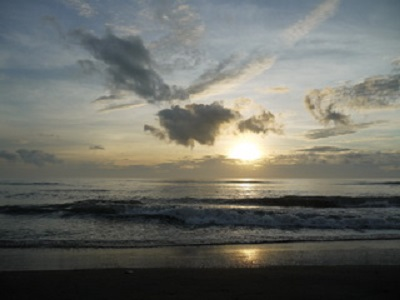
#> input picture media/img01.jpg, 400 x 300 px, found by its file name
$ python image2.py   (older library calls are emulated)
#> lines starting #> are read from the running program, lines starting #| are printed output that depends on the picture
# -*- coding: utf-8 -*-
"""
Created on Tue Mar  2 13:33:08 2021

@author: 安ㄢ
"""

from PIL import Image
img = Image.open("media\\img01.jpg")
#> img is the input picture: PIL image 400x300 RGB; mean R, G, B 106.6, 107.9, 101.5
w,h = img.size
#> w = 400; h = 300

img1 = img.resize((w*2,h),Image.ANTIALIAS)
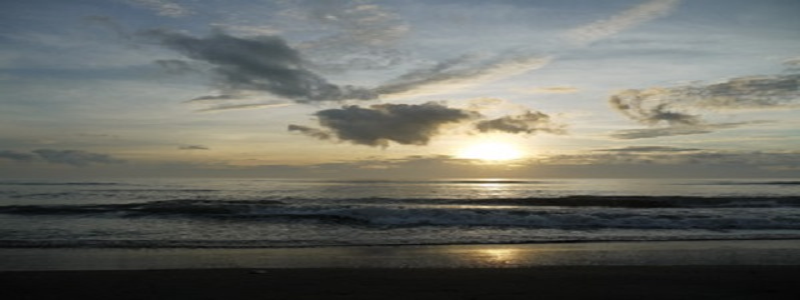
#> img1: PIL image 800x300 RGB; mean R, G, B 106.6, 107.9, 101.5
img1.save("media\\resize01.jpg")

imggray = img.convert('L')
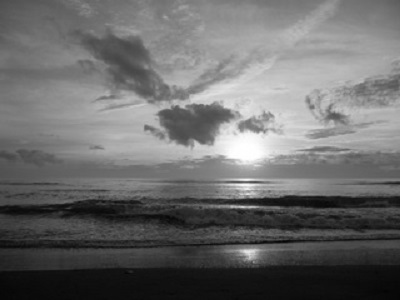
#> imggray: PIL image 400x300 L; min 4, max 255, mean 106.8
imggray.save("media\\imggray01.jpg")

$ run again, with media/face.jpg copied over media/img01.jpg
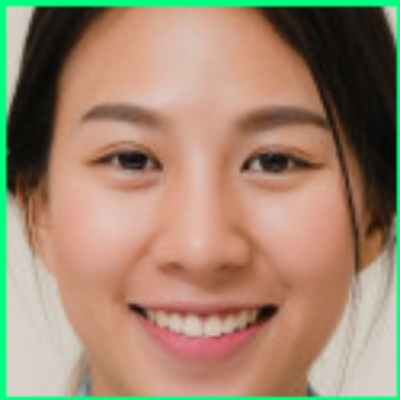
#> input picture media/face.jpg, 400 x 400 px, found by its file name
#> img is the input picture: PIL image 400x400 RGB; mean R, G, B 159.4, 134.8, 111.4
#> `img1 = img.resize((w*2,h),Image.ANTIALIAS)`:
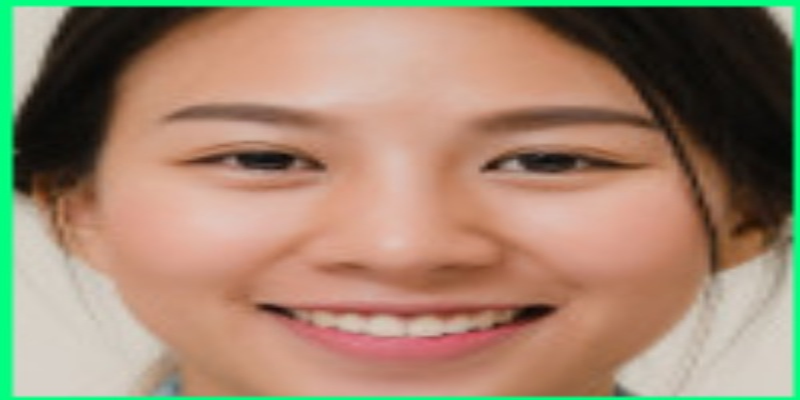
#> img1: PIL image 800x400 RGB; mean R, G, B 159.4, 134.8, 111.4
#> `imggray = img.convert('L')`:
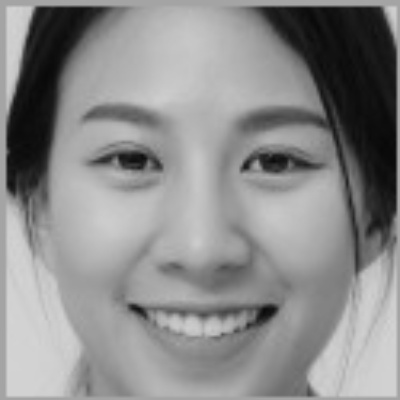
#> imggray: PIL image 400x400 L; min 8, max 212, mean 139.5
